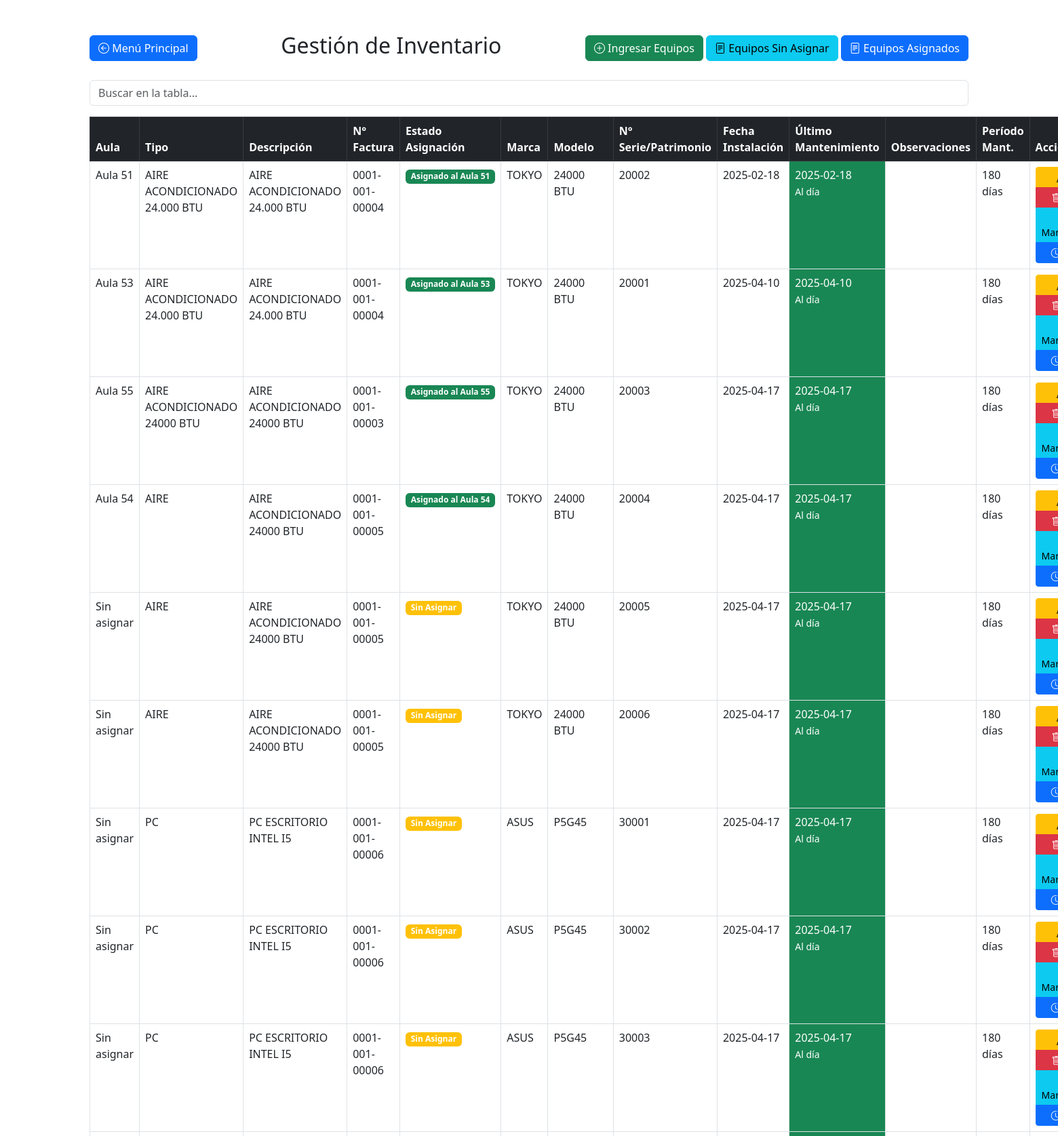
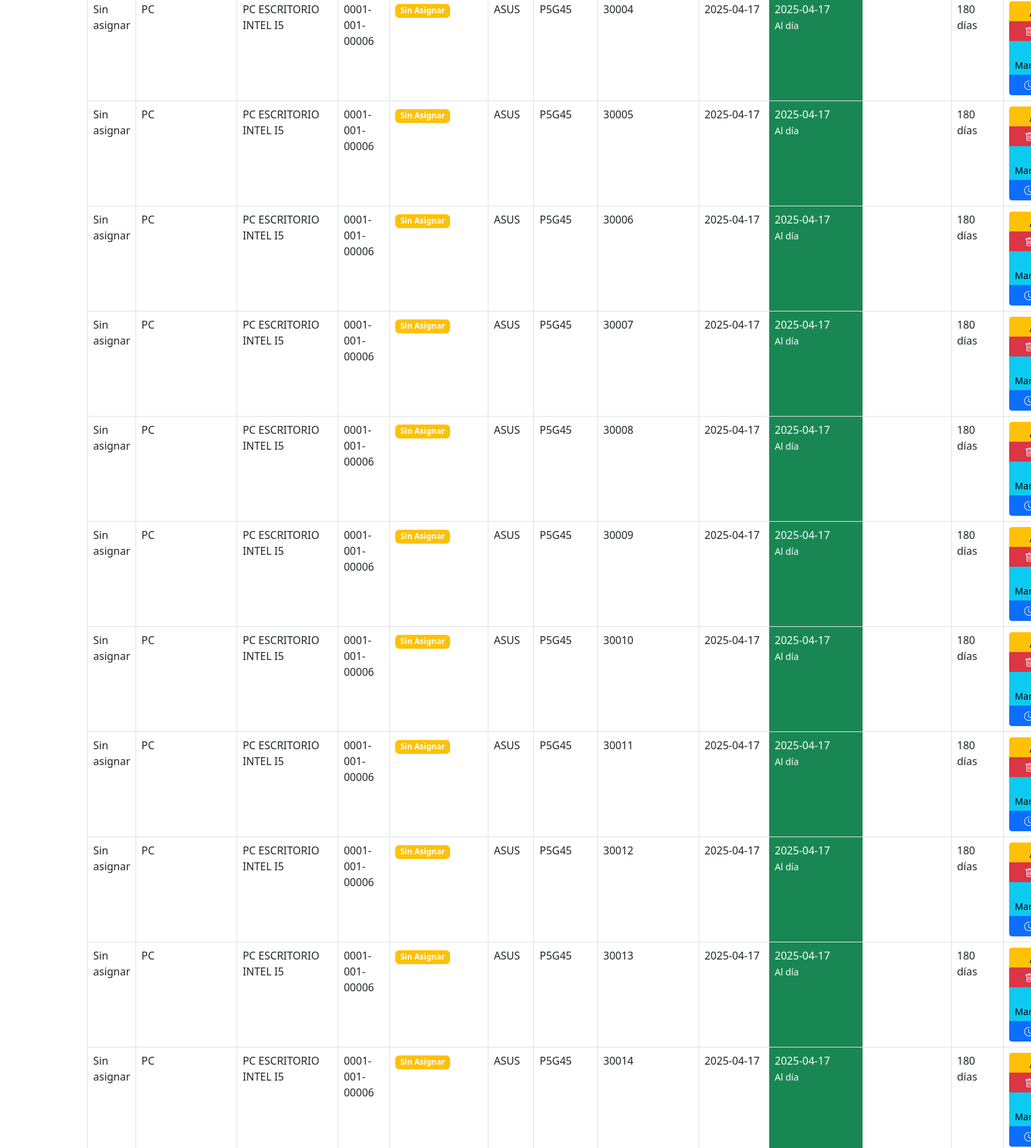
Page /gestion_inventario.php (upper part) on the committed database (2 pictures, top to bottom).
### tables this page shows
CREATE TABLE `equipos` (
  `id` int NOT NULL,
  `aula_id` int DEFAULT NULL,
  `nombre` varchar(255) NOT NULL,
  `descripcion` text,
  `tipo` varchar(50) DEFAULT NULL,
  `marca` varchar(100) DEFAULT NULL,
  `modelo` varchar(50) DEFAULT NULL,
  `cantidad` int DEFAULT '1',
  `estado` varchar(50) DEFAULT 'Sin Asignar',
  `fecha_estado` timestamp NULL DEFAULT CURRENT_TIMESTAMP,
  `nro_serie` varchar(50) DEFAULT NULL,
  `fecha_instalacion` date DEFAULT NULL,
  `ultima_fecha_mantenimiento` date DEFAULT NULL,
  `periodo_mantenimiento` int DEFAULT NULL COMMENT 'Período en días',
  `observaciones` text,
  `nro_factura` varchar(50) DEFAULT NULL
);

CREATE TABLE `aulas` (
  `id` int NOT NULL,
  `numero` int NOT NULL,
  `capacidad` int NOT NULL
);

### gestion_inventario.php (the view, shortened to what this page needs)
<?php
include("config.php");
$query = "SELECT e.*,
          COALESCE(MAX(hm.fecha_mantenimiento), e.fecha_instalacion) as ultima_fecha_mantenimiento,
          DATEDIFF(
              COALESCE(MAX(hm.fecha_mantenimiento), e.fecha_instalacion) + INTERVAL e.periodo_mantenimiento DAY,
              CURRENT_DATE
          ) as dias_restantes,
          ae.aula_id,
          e.nro_serie as patrimonio
          FROM equipos e
          LEFT JOIN aulas_equipos ae ON e.id = ae.equipo_id
          LEFT JOIN historial_mantenimiento hm ON e.id = hm.equipo_id
          GROUP BY e.id, ae.aula_id
          ORDER BY e.descripcion";
$result = $conn->query($query);
?>
<!DOCTYPE html>
<html lang="es">
<head>
    <link rel="stylesheet" href="https://cdn.jsdelivr.net/npm/bootstrap@5.3.0/dist/css/bootstrap.min.css">
    <link rel="stylesheet" href="https://cdn.jsdelivr.net/npm/bootstrap-icons@1.7.2/font/bootstrap-icons.css">
</head>
<body>
    <div class="container mt-5">
        <div class="d-flex justify-content-between align-items-center mb-4">
            <a href="dashboard.php" class="btn btn-primary">
                <i class="bi bi-arrow-left-circle"></i> Menú Principal
            </a>
            <h2>Gestión de Inventario</h2>
            <div>
                <button class="btn btn-success" data-bs-toggle="modal" data-bs-target="#modalIngresarEquipo">
                    <i class="bi bi-plus-circle"></i> Ingresar Equipos
                </button>
                <a href="reporte_sin_asignar.php" class="btn btn-info">
                    <i class="bi bi-file-text"></i> Equipos Sin Asignar
                </a>
                <a href="reporte_asignados.php" class="btn btn-primary">
                    <i class="bi bi-file-text"></i> Equipos Asignados
                </a>
            </div>
        </div>
        <div class="mb-3">
            <input type="text" id="busquedaInventario" class="form-control" placeholder="Buscar en la tabla...">
        </div>
        <table class="table table-bordered" id="tablaInventario">
            <thead class="table-dark">
                <tr>
                    <th>Aula</th>
                    <th>Tipo</th>
                    <th>Descripción</th>
                    <th>N° Factura</th>
                    <th>Estado Asignación</th>
                    <th>Marca</th>
                    <th>Modelo</th>
                    <th>N° Serie/Patrimonio</th>
                    <th>Fecha Instalación</th>
                    <th>Último Mantenimiento</th>
                    <th>Observaciones</th>
                    <th>Período Mant.</th>
                    <th>Acciones</th>
                </tr>
            </thead>
            <tbody>
                <?php while ($row = $result->fetch_assoc()) {
                    $dias_restantes = $row['dias_restantes'];
                    $estado_class = '';
                    $estado_text = '';
                    if ($dias_restantes < 0) {
                        $estado_class = 'bg-danger text-white';
                        $estado_text = 'Mantenimiento Vencido';
                    } elseif ($dias_restantes <= 15) {
                        $estado_class = 'bg-warning';
                        $estado_text = 'Próximo a Vencer';
                    } else {
                        $estado_class = 'bg-success text-white';
                        $estado_text = 'Al día';
                    }
                ?>
                    <tr>
                        <td>
                            <?php
                            if ($row['aula_id']) {
                                $aula_query = "SELECT numero FROM aulas WHERE id = " . $row['aula_id'];
                                $aula_result = $conn->query($aula_query);
                                $aula = $aula_result->fetch_assoc();
                                echo "Aula " . $aula['numero'];
                            } else {
                                echo 'Sin asignar';
                            }
                            ?>
                        </td>
                        <td><?php echo $row['tipo']; ?></td>
                        <td><?php echo $row['descripcion']; ?></td>
                        <td><?php echo $row['nro_factura']; ?></td>
                        <td>
                            <?php if ($row['aula_id']): ?>
                                <span class="badge bg-success">
                                    <?php
                                    $aula_query = "SELECT numero FROM aulas WHERE id = " . $row['aula_id'];
                                    $aula_result = $conn->query($aula_query);
                                    $aula = $aula_result->fetch_assoc();
                                    echo "Asignado al Aula " . $aula['numero'];
                                    ?>
                                </span>
                            <?php else: ?>
                                <span class="badge bg-warning">Sin Asignar</span>
                            <?php endif; ?>
                        </td>
                        <td><?php echo $row['marca']; ?></td>
                        <td><?php echo $row['modelo']; ?></td>
                        <td><?php echo $row['nro_serie']; ?></td>
                        <td><?php echo $row['fecha_instalacion']; ?></td>
                        <td class="<?php echo $estado_class; ?>">
                            <?php echo $row['ultima_fecha_mantenimiento']; ?>
                            <div><small><?php echo $estado_text; ?></small></div>
                        </td>
                        <td><?php echo $row['observaciones']; ?></td>
                        <td><?php echo $row['periodo_mantenimiento']; ?> días</td>
                        <td>
                            <div class="btn-group-vertical w-100">
                                <button class="btn btn-warning btn-sm" onclick="editarEquipo(<?php echo $row['id']; ?>)">
                                </button>
                                <button class="btn btn-danger btn-sm" onclick="eliminarEquipo(<?php echo htmlspecialchars($row['id']); ?>)">
                                    <i class="bi bi-trash"></i> Eliminar
                                </button>
                                <button class="btn btn-info btn-sm" onclick="registrarMantenimiento(<?php echo $row['id']; ?>)">
                                    <i class="bi bi-tools"></i> Mantenimiento
                                </button>
                                <button class="btn btn-primary btn-sm" onclick="verHistorial(<?php echo $row['id']; ?>)">
                                    <i class="bi bi-clock-history"></i> Historial
                                </button>
                            </div>
                        </td>
                    </tr>
                <?php } ?>
            </tbody>
        </table>
    </div>
</body>
</html>

### rows in the picture
equipos: aulas.numero "51", tipo "AIRE ACONDICIONADO 24.000 BTU", descripcion "AIRE ACONDICIONADO 24.000 BTU", nro_factura "0001-001-00004", marca "TOKYO", modelo "24000 BTU", nro_serie "20002", fecha_instalacion "2025-02-18", ultima_fecha_mantenimiento "2025-02-18", estado_text "Al día", periodo_mantenimiento "180"
equipos: aulas.numero "53", tipo "AIRE ACONDICIONADO 24.000 BTU", descripcion "AIRE ACONDICIONADO 24.000 BTU", nro_factura "0001-001-00004", marca "TOKYO", modelo "24000 BTU", nro_serie "20001", fecha_instalacion "2025-04-10", ultima_fecha_mantenimiento "2025-04-10", estado_text "Al día", periodo_mantenimiento "180"
equipos: aulas.numero "55", tipo "AIRE ACONDICIONADO 24000 BTU", descripcion "AIRE ACONDICIONADO 24000 BTU", nro_factura "0001-001-00003", marca "TOKYO", modelo "24000 BTU", nro_serie "20003", fecha_instalacion "2025-04-17", ultima_fecha_mantenimiento "2025-04-17", estado_text "Al día", periodo_mantenimiento "180"
equipos: aulas.numero "54", tipo "AIRE", descripcion "AIRE ACONDICIONADO 24000 BTU", nro_factura "0001-001-00005", marca "TOKYO", modelo "24000 BTU", nro_serie "20004", fecha_instalacion "2025-04-17", ultima_fecha_mantenimiento "2025-04-17", estado_text "Al día", periodo_mantenimiento "180"
equipos: shows "Sin asignar", tipo "AIRE", descripcion "AIRE ACONDICIONADO 24000 BTU", nro_factura "0001-001-00005", shows "Sin Asignar", marca "TOKYO", modelo "24000 BTU", nro_serie "20005", fecha_instalacion "2025-04-17", ultima_fecha_mantenimiento "2025-04-17", estado_text "Al día", periodo_mantenimiento "180"
equipos: shows "Sin asignar", tipo "AIRE", descripcion "AIRE ACONDICIONADO 24000 BTU", nro_factura "0001-001-00005", shows "Sin Asignar", marca "TOKYO", modelo "24000 BTU", nro_serie "20006", fecha_instalacion "2025-04-17", ultima_fecha_mantenimiento "2025-04-17", estado_text "Al día", periodo_mantenimiento "180"
equipos: shows "Sin asignar", tipo "PC", descripcion "PC ESCRITORIO INTEL I5", nro_factura "0001-001-00006", shows "Sin Asignar", marca "ASUS", modelo "P5G45", nro_serie "30001", fecha_instalacion "2025-04-17", ultima_fecha_mantenimiento "2025-04-17", estado_text "Al día", periodo_mantenimiento "180"
equipos: shows "Sin asignar", tipo "PC", descripcion "PC ESCRITORIO INTEL I5", nro_factura "0001-001-00006", shows "Sin Asignar", marca "ASUS", modelo "P5G45", nro_serie "30002", fecha_instalacion "2025-04-17", ultima_fecha_mantenimiento "2025-04-17", estado_text "Al día", periodo_mantenimiento "180"
equipos: shows "Sin asignar", tipo "PC", descripcion "PC ESCRITORIO INTEL I5", nro_factura "0001-001-00006", shows "Sin Asignar", marca "ASUS", modelo "P5G45", nro_serie "30003", fecha_instalacion "2025-04-17", ultima_fecha_mantenimiento "2025-04-17", estado_text "Al día", periodo_mantenimiento "180"
equipos: shows "Sin asignar", tipo "PC", descripcion "PC ESCRITORIO INTEL I5", nro_factura "0001-001-00006", shows "Sin Asignar", marca "ASUS", modelo "P5G45", nro_serie "30004", fecha_instalacion "2025-04-17", ultima_fecha_mantenimiento "2025-04-17", estado_text "Al día", periodo_mantenimiento "180"
equipos: shows "Sin asignar", tipo "PC", descripcion "PC ESCRITORIO INTEL I5", nro_factura "0001-001-00006", shows "Sin Asignar", marca "ASUS", modelo "P5G45", nro_serie "30005", fecha_instalacion "2025-04-17", ultima_fecha_mantenimiento "2025-04-17", estado_text "Al día", periodo_mantenimiento "180"
equipos: shows "Sin asignar", tipo "PC", descripcion "PC ESCRITORIO INTEL I5", nro_factura "0001-001-00006", shows "Sin Asignar", marca "ASUS", modelo "P5G45", nro_serie "30006", fecha_instalacion "2025-04-17", ultima_fecha_mantenimiento "2025-04-17", estado_text "Al día", periodo_mantenimiento "180"
equipos: shows "Sin asignar", tipo "PC", descripcion "PC ESCRITORIO INTEL I5", nro_factura "0001-001-00006", shows "Sin Asignar", marca "ASUS", modelo "P5G45", nro_serie "30007", fecha_instalacion "2025-04-17", ultima_fecha_mantenimiento "2025-04-17", estado_text "Al día", periodo_mantenimiento "180"
equipos: shows "Sin asignar", tipo "PC", descripcion "PC ESCRITORIO INTEL I5", nro_factura "0001-001-00006", shows "Sin Asignar", marca "ASUS", modelo "P5G45", nro_serie "30008", fecha_instalacion "2025-04-17", ultima_fecha_mantenimiento "2025-04-17", estado_text "Al día", periodo_mantenimiento "180"
equipos: shows "Sin asignar", tipo "PC", descripcion "PC ESCRITORIO INTEL I5", nro_factura "0001-001-00006", shows "Sin Asignar", marca "ASUS", modelo "P5G45", nro_serie "30009", fecha_instalacion "2025-04-17", ultima_fecha_mantenimiento "2025-04-17", estado_text "Al día", periodo_mantenimiento "180"
equipos: shows "Sin asignar", tipo "PC", descripcion "PC ESCRITORIO INTEL I5", nro_factura "0001-001-00006", shows "Sin Asignar", marca "ASUS", modelo "P5G45", nro_serie "30010", fecha_instalacion "2025-04-17", ultima_fecha_mantenimiento "2025-04-17", estado_text "Al día", periodo_mantenimiento "180"
equipos: shows "Sin asignar", tipo "PC", descripcion "PC ESCRITORIO INTEL I5", nro_factura "0001-001-00006", shows "Sin Asignar", marca "ASUS", modelo "P5G45", nro_serie "30011", fecha_instalacion "2025-04-17", ultima_fecha_mantenimiento "2025-04-17", estado_text "Al día", periodo_mantenimiento "180"
equipos: shows "Sin asignar", tipo "PC", descripcion "PC ESCRITORIO INTEL I5", nro_factura "0001-001-00006", shows "Sin Asignar", marca "ASUS", modelo "P5G45", nro_serie "30012", fecha_instalacion "2025-04-17", ultima_fecha_mantenimiento "2025-04-17", estado_text "Al día", periodo_mantenimiento "180"
equipos: shows "Sin asignar", tipo "PC", descripcion "PC ESCRITORIO INTEL I5", nro_factura "0001-001-00006", shows "Sin Asignar", marca "ASUS", modelo "P5G45", nro_serie "30013", fecha_instalacion "2025-04-17", ultima_fecha_mantenimiento "2025-04-17", estado_text "Al día", periodo_mantenimiento "180"
equipos: shows "Sin asignar", tipo "PC", descripcion "PC ESCRITORIO INTEL I5", nro_factura "0001-001-00006", shows "Sin Asignar", marca "ASUS", modelo "P5G45", nro_serie "30014", fecha_instalacion "2025-04-17", ultima_fecha_mantenimiento "2025-04-17", estado_text "Al día", periodo_mantenimiento "180"
